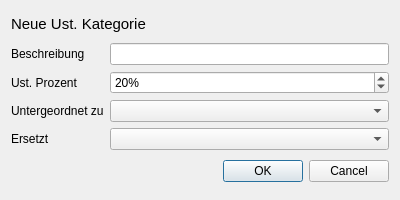
<?xml version="1.0" encoding="UTF-8"?>
<ui version="4.0">
 <class>VatCategoryWindow</class>
 <widget class="QDialog" name="VatCategoryWindow">
  <property name="geometry">
   <rect>
    <x>0</x>
    <y>0</y>
    <width>400</width>
    <height>200</height>
   </rect>
  </property>
  <property name="windowTitle">
   <string>Dialog</string>
  </property>
  <layout class="QVBoxLayout" name="verticalLayout">
   <item>
    <widget class="QLabel" name="titel">
     <property name="sizePolicy">
      <sizepolicy hsizetype="Maximum" vsizetype="Maximum">
       <horstretch>0</horstretch>
       <verstretch>0</verstretch>
      </sizepolicy>
     </property>
     <property name="font">
      <font>
       <pointsize>11</pointsize>
      </font>
     </property>
     <property name="text">
      <string>Neue Ust. Kategorie</string>
     </property>
    </widget>
   </item>
   <item>
    <layout class="QGridLayout" name="gridLayout">
     <item row="1" column="0">
      <widget class="QLabel" name="label">
       <property name="text">
        <string>Beschreibung</string>
       </property>
      </widget>
     </item>
     <item row="4" column="0">
      <widget class="QLabel" name="label_2">
       <property name="text">
        <string>Ersetzt</string>
       </property>
      </widget>
     </item>
     <item row="1" column="1">
      <widget class="QLineEdit" name="description"/>
     </item>
     <item row="4" column="1">
      <widget class="QComboBox" name="replaces">
       <property name="sizePolicy">
        <sizepolicy hsizetype="Expanding" vsizetype="Fixed">
         <horstretch>0</horstretch>
         <verstretch>0</verstretch>
        </sizepolicy>
       </property>
      </widget>
     </item>
     <item row="3" column="0">
      <widget class="QLabel" name="label_3">
       <property name="text">
        <string>Untergeordnet zu</string>
       </property>
      </widget>
     </item>
     <item row="3" column="1">
      <widget class="QComboBox" name="parent"/>
     </item>
     <item row="2" column="0">
      <widget class="QLabel" name="label_4">
       <property name="text">
        <string>Ust. Prozent</string>
       </property>
      </widget>
     </item>
     <item row="2" column="1">
      <widget class="QSpinBox" name="vatPercentage">
       <property name="suffix">
        <string>%</string>
       </property>
       <property name="maximum">
        <number>100</number>
       </property>
       <property name="value">
        <number>20</number>
       </property>
      </widget>
     </item>
    </layout>
   </item>
   <item>
    <widget class="QDialogButtonBox" name="buttonBox">
     <property name="orientation">
      <enum>Qt::Horizontal</enum>
     </property>
     <property name="standardButtons">
      <set>QDialogButtonBox::Cancel|QDialogButtonBox::Ok</set>
     </property>
    </widget>
   </item>
  </layout>
 </widget>
 <tabstops>
  <tabstop>description</tabstop>
  <tabstop>replaces</tabstop>
  <tabstop>buttonBox</tabstop>
 </tabstops>
 <resources/>
 <connections>
  <connection>
   <sender>buttonBox</sender>
   <signal>accepted()</signal>
   <receiver>VatCategoryWindow</receiver>
   <slot>accept()</slot>
   <hints>
    <hint type="sourcelabel">
     <x>248</x>
     <y>254</y>
    </hint>
    <hint type="destinationlabel">
     <x>157</x>
     <y>274</y>
    </hint>
   </hints>
  </connection>
  <connection>
   <sender>buttonBox</sender>
   <signal>rejected()</signal>
   <receiver>VatCategoryWindow</receiver>
   <slot>reject()</slot>
   <hints>
    <hint type="sourcelabel">
     <x>316</x>
     <y>260</y>
    </hint>
    <hint type="destinationlabel">
     <x>286</x>
     <y>274</y>
    </hint>
   </hints>
  </connection>
 </connections>
</ui>
